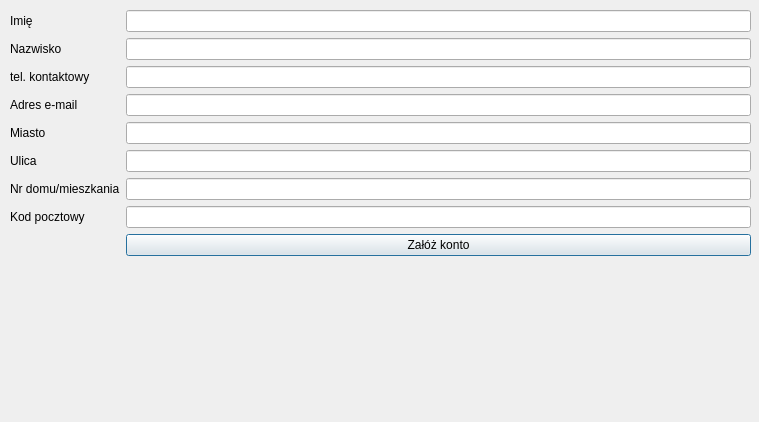
<?xml version="1.0" encoding="UTF-8"?>
<ui version="4.0">
 <class>AddAccount</class>
 <widget class="QDialog" name="AddAccount">
  <property name="geometry">
   <rect>
    <x>0</x>
    <y>0</y>
    <width>759</width>
    <height>422</height>
   </rect>
  </property>
  <property name="windowTitle">
   <string>Dialog</string>
  </property>
  <widget class="QWidget" name="formLayoutWidget">
   <property name="geometry">
    <rect>
     <x>10</x>
     <y>10</y>
     <width>741</width>
     <height>411</height>
    </rect>
   </property>
   <layout class="QFormLayout" name="formLayout">
    <item row="0" column="0">
     <widget class="QLabel" name="label">
      <property name="text">
       <string>Imię </string>
      </property>
     </widget>
    </item>
    <item row="0" column="1">
     <widget class="QLineEdit" name="lineEdit"/>
    </item>
    <item row="1" column="0">
     <widget class="QLabel" name="label_2">
      <property name="text">
       <string>Nazwisko</string>
      </property>
     </widget>
    </item>
    <item row="1" column="1">
     <widget class="QLineEdit" name="lineEdit_2"/>
    </item>
    <item row="2" column="0">
     <widget class="QLabel" name="label_3">
      <property name="text">
       <string>tel. kontaktowy</string>
      </property>
     </widget>
    </item>
    <item row="2" column="1">
     <widget class="QLineEdit" name="lineEdit_3"/>
    </item>
    <item row="3" column="0">
     <widget class="QLabel" name="label_4">
      <property name="text">
       <string>Adres e-mail</string>
      </property>
     </widget>
    </item>
    <item row="3" column="1">
     <widget class="QLineEdit" name="lineEdit_4"/>
    </item>
    <item row="4" column="0">
     <widget class="QLabel" name="label_5">
      <property name="text">
       <string>Miasto</string>
      </property>
     </widget>
    </item>
    <item row="4" column="1">
     <widget class="QLineEdit" name="lineEdit_5"/>
    </item>
    <item row="5" column="0">
     <widget class="QLabel" name="label_6">
      <property name="text">
       <string>Ulica</string>
      </property>
     </widget>
    </item>
    <item row="5" column="1">
     <widget class="QLineEdit" name="lineEdit_6"/>
    </item>
    <item row="6" column="0">
     <widget class="QLabel" name="label_7">
      <property name="text">
       <string>Nr domu/mieszkania</string>
      </property>
     </widget>
    </item>
    <item row="6" column="1">
     <widget class="QLineEdit" name="lineEdit_7"/>
    </item>
    <item row="7" column="0">
     <widget class="QLabel" name="label_8">
      <property name="text">
       <string>Kod pocztowy</string>
      </property>
     </widget>
    </item>
    <item row="7" column="1">
     <widget class="QLineEdit" name="lineEdit_8"/>
    </item>
    <item row="8" column="1">
     <widget class="QPushButton" name="pushButton">
      <property name="sizePolicy">
       <sizepolicy hsizetype="Minimum" vsizetype="Fixed">
        <horstretch>0</horstretch>
        <verstretch>0</verstretch>
       </sizepolicy>
      </property>
      <property name="text">
       <string>Załóż konto</string>
      </property>
     </widget>
    </item>
   </layout>
  </widget>
 </widget>
 <resources/>
 <connections/>
</ui>
